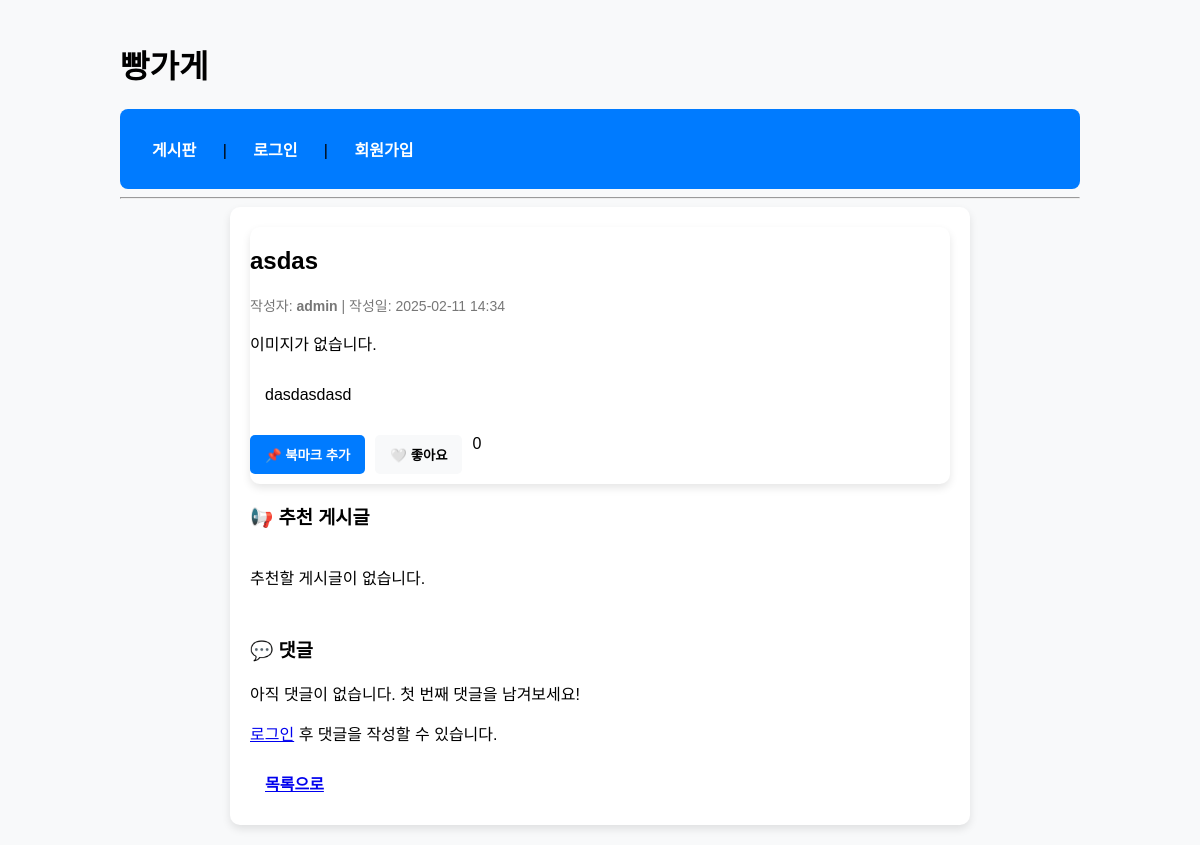
The app's page /board/31/ with its own data.
### board/models.py (models this page shows, shortened)
class Post(models.Model):
    title = models.CharField(max_length=200) #글내용
    content = models.TextField() # 글제목
    author = models.ForeignKey(User, on_delete=models.CASCADE) # 작성자
    created_at = models.DateTimeField(auto_now_add=True) #작성 시간
    updated_at = models.DateTimeField(auto_now=True) # 수정 시간
    image = models.ImageField(upload_to='post_images/', blank=True, null=True) #이미지 필드 추가
    views = models.PositiveIntegerField(default=0) #조회수 필드 추가
    tags = models.ManyToManyField(Tag, blank=True) # 태그 (다대다 관계)
    category = models.ForeignKey(Category, on_delete=models.SET_NULL, null=True, blank=True, related_name='posts') # 카테고리 추가
    attached_file = models.FileField(upload_to=post_file_path, blank=True, null=True)
    bookmarks = models.ManyToManyField(User, related_name="bookmarked_posts", blank=True)
    likes = models.ManyToManyField(User, related_name='liked_posts', blank=True)
    def related_posts(self):
        tag_ids = self.tags.values_list('id', flat=True)
        return Post.objects.filter(tags__in=tag_ids).exclude(id=self.id).distinct().select_related('author','category')[:5]

### board/views.py (the view)
# urls.py: path('<int:post_id>/', post_detail, name='post_detail'), #글 상세 조회
def post_detail(request, post_id):
    post = get_object_or_404(Post, id=post_id)
    post.views += 1
    post.save()
    comment_form = CommentForm() #댓글폼 추가
    is_bookmarked = False
    if request.user.is_authenticated:
        is_bookmarked = post.bookmarks.filter(id=request.user.id).exists()
    related_posts = post.related_posts()
    return render(request, 'board/post_detail.html', {
        'post': post,
        'comment_form': comment_form,
        'is_bookmarked': is_bookmarked,
        'related_posts': related_posts  #  템플릿에 추천 게시글 전달
    })

### board/templates/board/post_detail.html (shortened to what this page needs)
{% extends "base.html" %}
{% block content %}
<div class="post-container">
    <div class="post-card">
        <h2>{{ post.title }}</h2>
        <p class="post-meta">
            작성자: <strong>{{ post.author }}</strong> | 작성일: {{ post.created_at|date:"Y-m-d H:i" }}
        </p>
        {% if post.image %}
            <img src="{{ post.image.url }}" alt="게시글 이미지" class="post-image">
        {% else %}
            <p>이미지가 없습니다.</p>
        {% endif %}
        <p class="post-content">{{ post.content }}</p>
        <div class="post-actions">
            <form action="{% url 'toggle_bookmark' post.id %}" method="POST">
                <button type="submit" class="btn {% if user in post.bookmarks.all %}btn-danger{% else %}btn-primary{% endif %}">
                    {% if user in post.bookmarks.all %}📌 북마크 취소{% else %}📌 북마크 추가{% endif %}
                </button>
            </form>
            <button id="like-btn" data-post-id="{{ post.id }}" class="btn btn-like">
                {% if user in post.likes.all %}❤️ 좋아요 취소{% else %}🤍 좋아요{% endif %}
            </button>
            <span id="like-count">{{ post.likes.count }}</span>
        </div>
    </div>
    <div class="related-posts">
        <h3>📢 추천 게시글</h3>
        <div class="post-grid">
            {% for related in related_posts %}
                <div class="post-card">
                    {% if related.image %}
                        <img src="{{ related.image.url }}" alt="추천 게시글 이미지" class="post-image">
                    {% endif %}
                    <div class="post-content">
                        <h4><a href="{% url 'post_detail' related.id %}">{{ related.title }}</a></h4>
                        <p class="post-meta">작성자: {{ related.author }} | 조회수: {{ related.views }}</p>
                        <div class="post-tags">
                            {% for tag in related.tags.all %}
                                <a href="{% url 'post_list' %}>tag={{ tag.name }}" class="tag">{{ tag.name }}</a>
                            {% endfor %}
                        </div>
                    </div>
                </div>
            {% empty %}
                <p>추천할 게시글이 없습니다.</p>
            {% endfor %}
        </div>
    </div>
    <div class="comments-section">
        <h3>💬 댓글</h3>
        {% if post.comments.all %}
            {% for comment in post.comments.all %}
                <div class="comment-box">
                    <p><strong>{{ comment.author }}</strong>: {{ comment.content }}</p>
                    <small>{{ comment.created_at|date:"Y-m-d H:i" }}</small>
                    {% if user == comment.author %}
                    <div class="comment-actions">
                        <a href="{% url 'comment_edit' comment.id %}" class="btn-edit">수정</a>
                        <a href="{% url 'comment_delete' comment.id %}" class="btn-delete">삭제</a>
                    </div>
                    {% endif %}
                </div>
            {% endfor %}
        {% else %}
            <p>아직 댓글이 없습니다. 첫 번째 댓글을 남겨보세요!</p>
        {% endif %}
        {% if user.is_authenticated %}
        <div class="comment-form">
            <form method="post" action="{% url 'add_comment' post.id %}">
                {% csrf_token %}
                {{ comment_form.as_p }}
                <button type="submit" class="btn btn-primary">댓글 작성</button>
            </form>
        </div>
        {% else %}
        <p><a href="{% url 'login' %}">로그인</a> 후 댓글을 작성할 수 있습니다.</p>
        {% endif %}
    </div>
    <a href="{% url 'post_list' %}" class="btn btn-secondary">목록으로</a>
</div>
{% endblock %}

### static/css/style.css (style rules this page uses)
body { font-family: Arial, sans-serif; margin: 0; padding: 0; background-color: #f8f9fa; }
button, .btn { padding: 10px 15px; border: none; border-radius: 5px; cursor: pointer; font-weight: bold; display: inline-block; }
.btn-primary { background-color: #007bff; color: white; }
.post-grid { display: grid; grid-template-columns: repeat(auto-fill, minmax(280px, 1fr)); gap: 25px; margin-top: 20px; }
.post-card { background: white; border-radius: 10px; box-shadow: 0 4px 8px rgba(0, 0, 0, 0.1); overflow: hidden; transition: transform 0.2s ease-in-out; padding-bottom: 10px; }
.post-content { padding: 15px; }
.post-container { max-width: 700px; margin: auto; background: white; padding: 20px; border-radius: 10px; box-shadow: 0 4px 8px rgba(0, 0, 0, 0.1); }
.post-meta { font-size: 14px; color: #777; margin-bottom: 10px; }
.post-actions { display: flex; gap: 10px; margin-top: 15px; }
.btn-like, .btn-bookmark { padding: 8px 15px; border-radius: 5px; border: none; cursor: pointer; font-weight: bold; background-color: #f8f9fa; transition: 0.3s; }
.comments-section { margin-top: 30px; }

### records on screen
Post: title "asdas", author "admin", created_at "2025-02-11 14:34", content "dasdasdasd", likes.count "0"
